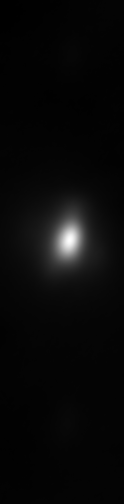
#> input picture test_roi_3.tif, 124 x 504 px
$ python translationcorr.py
#> lines starting #> are read from the running program, lines starting #| are printed output that depends on the picture
### utils.py
"""
gui.py
Author: Thomas Sutter
Description:
    GUI for the UED data analysis program
"""


"""
The goal of this script is to provide a user interface for data analysis.

"""

import numpy as np
import scipy as sci
import tifffile
import re
import os

# [40 lines left out: functions load_images_smartscan_single_fluence, grab_leading_number_from_string, not called in this run]

def find_nearest(a,a_arr,returnIndex=True):
    """
    Returns the index for which the element of the array a_arr is closest to the float a
    a_arr should be an array of floats, ints, or something numeric
    """
    index = np.abs(a_arr - a).argmin()
    return index

def nix_outliers(a_arr,sigma_range=3,never_output_empty=False):
    """
    Takes an array of values and throws away statistically unlikely outliers
    A "Dynamic Mean" and a "Dynamic Sigma" are computed
    they are just the mean and standard deviation of the values without the value in question
    The value in question is thrown away if it differs from the dynamic mean by sigmaRange many dynamic sigmas
    Note that the length of the output array is in general smaller than the length of the input array
    If neverOutputEmpty is true and the output array is empty, then nixOutliers will return [0].
    """
    b_arr = []
    for i in range(len(a_arr)):
        a_arr_temp = np.delete(a_arr,i)
        dynamic_mean = np.mean(a_arr_temp)
        dynamic_sigma = np.std(a_arr_temp)
        if abs(a_arr[i] - dynamic_mean) <= sigma_range*dynamic_sigma:
            b_arr.append(a_arr[i])
    output = np.array(b_arr)
    if output.size == 0:
        print("output is empty!")
        if never_output_empty == True:
            print("never output empty = True; thus, I am returning [0]. Beware.")
            return [0]
    return output

def pdf_mean_var(pdf):
    xbar = np.average(np.indices(pdf.shape)[0], weights = pdf)
    xsqrbar = np.average(np.indices(pdf.shape)[0]**2, weights = pdf)
    xvar = xsqrbar - xbar**2
    return xbar, xvar

def gaussian_2d(x, y, x0, y0, xalpha, yalpha, A, offset, rotAngle):
    #Translate x,y by x0,y0 for easier coordinate system x_trans,y_trans
    x_trans = x-x0
    y_trans = y-y0
    x_trans_rot = x_trans*np.cos(rotAngle)+y_trans*np.sin(rotAngle)
    y_trans_rot = y_trans*np.cos(rotAngle)-x_trans*np.sin(rotAngle) # Rotates the coordinate system to handle general beam profiles
    return A * np.exp( -0.5*(((x_trans_rot)/xalpha)**2 + ((y_trans_rot)/yalpha)**2 ) ) + offset

def erf_fit_func(x, mu, sigma, amp, offset):
    return 0.5*amp*(sci.special.erf((x-mu)/sigma) + 1) + offset

# [9 lines left out: function sgolay_2d_filter, not called in this run]

### translationcorr.py
"""
translationcorr.py
Author: Thomas Sutter
Description:
    scripts for tracking a beam with a 2D gaussian fit
"""

import numpy as np
import matplotlib.pyplot as plt
import scipy.optimize as opt
import scipy as sci
import tifffile

import utils

def determine_guess_params(z_roi,x_roi,y_roi,preliminaryScanNumber,verbose=False):
    numberOf_rows_columns = np.shape(z_roi)
    ##Scans start
    #X axis Scans:
    Z_scannedX = np.zeros([preliminaryScanNumber[0],numberOf_rows_columns[1]])
    Y_scanned = np.zeros(preliminaryScanNumber[0])
    x_maximizing = np.zeros(preliminaryScanNumber[0])
    x_weights_RiemannSums = np.zeros(preliminaryScanNumber[0])
    for i in range(preliminaryScanNumber[0]):
        row = int(numberOf_rows_columns[0]/preliminaryScanNumber[0])*i
        Z_scannedX[i,:] = z_roi[row,:]
        Y_scanned[i] = y_roi[row]
        x_maximizing[i] = x_roi[np.argmax(Z_scannedX[i,:])]
        x_weights_RiemannSums[i] = sum(Z_scannedX[i,:])

    guessVal_x = np.mean(x_maximizing)
    x_weights_RiemannSums = x_weights_RiemannSums - min(x_weights_RiemannSums) #Subtracts off the noise ideally
    if sum(x_weights_RiemannSums) > 0:
        fancy_guessVal_x = np.average(x_maximizing,weights = x_weights_RiemannSums)
    else:
        fancy_guessVal_x = 0

    if verbose == True:
        plotStack(x_roi,Y_scanned,Z_scannedX)
        plt.plot(x_maximizing,Y_scanned,np.zeros(len(x_maximizing)),'-g',linewidth=4)
        plt.plot(np.ones(len(x_maximizing))*guessVal_x,Y_scanned,np.zeros(len(x_maximizing)),'--k')
        plt.title("X scan")
        plt.xlabel("X")
        plt.ylabel("Y")
        plt.show(block=False)

    #Y axis Scans:
    Z_scannedY = np.zeros([preliminaryScanNumber[1],numberOf_rows_columns[0]])
    X_scanned = np.zeros(preliminaryScanNumber[1])
    y_maximizing = np.zeros(preliminaryScanNumber[1])
    y_weights_RiemannSums = np.zeros(preliminaryScanNumber[1])
    for i in range(preliminaryScanNumber[1]):
        row = int(numberOf_rows_columns[1]/preliminaryScanNumber[1])*i
        Z_scannedY[i,:] = z_roi[:,row]
        X_scanned[i] = x_roi[row]
        y_maximizing[i] = y_roi[np.argmax(Z_scannedY[i,:])]
        y_weights_RiemannSums[i] = sum(Z_scannedY[i,:])

    guessVal_y = np.mean(y_maximizing)
    y_weights_RiemannSums = y_weights_RiemannSums - min(y_weights_RiemannSums) #Subtracts off the noise ideally
    if sum(y_weights_RiemannSums) > 0:
        fancy_guessVal_y = np.average(y_maximizing,weights = y_weights_RiemannSums)
    else:
        fancy_guessVal_y = 0

    if verbose == True:
        plotStack(y_roi,X_scanned,Z_scannedY,swapXY = True)
        plt.plot(X_scanned,y_maximizing,np.zeros(len(y_maximizing)),'-g',linewidth=4)
        plt.plot(X_scanned,np.ones(len(y_maximizing))*guessVal_y,np.zeros(len(y_maximizing)),'--k')
        plt.title("Y scan")
        plt.xlabel("X")
        plt.ylabel("Y")
        plt.show(block=False)

    ##Scans end

    ##Scan analysis starts
    #Determine guess for sigma_x
    Y_indexClosest = utils.find_nearest(guessVal_y, y_roi) #Finds the index of the curve closest to 2D guassian peak
    NtenPercent = int(len(z_roi[Y_indexClosest,:])*0.1)+1 # 10% of the number of values in this cross-section. +1 for safety
    bottomVals = np.partition(z_roi[Y_indexClosest,:],NtenPercent)[:NtenPercent] # The smallest 10% of the cross-section plot
    topVals = np.partition(z_roi[Y_indexClosest,:],-NtenPercent)[-NtenPercent:] # The largest 10% of the cross-section plot
    bottomVals_culled = utils.nix_outliers(bottomVals,never_output_empty=True) # Throws away statistical outliers. Returns [0] if input was empty
    topVals_culled = utils.nix_outliers(topVals,never_output_empty=True) # Throws away statistical outliers
    guessVal_offset_xscan = np.mean(bottomVals_culled) # Gives the guess for the offset based on the X scans
    guessVal_amplitude_xscan = np.mean(topVals_culled) - guessVal_offset_xscan # Guess for amplitude based on the X scans

    F_x = z_roi[Y_indexClosest,:] - guessVal_offset_xscan # Subtracts away offset from the cross-section
    mean_F_x, var_F_x = utils.pdf_mean_var(F_x)
    guessVal_sigma_x = np.sqrt(var_F_x) # Gets the guess for sigma from a numerical integral

    if verbose == True:
        plt.figure()
        plt.plot(x_roi,z_roi[Y_indexClosest,:],'g--',zorder=2)
        plt.axvline(x=guessVal_x,c='blue',zorder=2,label='guessVal')
        plt.axvline(x=mean_F_x+x_roi[0],c='red',zorder=2,label='mean_F_x+X_ROI[0]')
        plt.axvline(x=fancy_guessVal_x,c='green',zorder=2,label='fancy guess')
        for i in range(len(z_roi[:,0])):
            plt.plot(x_roi,z_roi[i,:],'k-',alpha=0.3,zorder=1)
        plt.xlabel("X axis")
        plt.ylabel("Z axis")
        plt.title('X vs Z')
        plt.legend()
        plt.show(block=False)

    #Determine guess for sigma_y
    X_indexClosest = utils.find_nearest(guessVal_x, x_roi) # Finds the index of the curve closest to 2D guassian peak
    NtenPercent = int(len(z_roi[:,X_indexClosest])*0.1)+1 # 10% of the number of values in this cross-section. +1 for safety
    bottomVals = np.partition(z_roi[:,X_indexClosest],NtenPercent)[:NtenPercent] # The smallest 10% of the cross-section plot
    topVals = np.partition(z_roi[:,X_indexClosest],-NtenPercent)[-NtenPercent:] # The largest 10% of the cross-section plot
    bottomVals_culled = utils.nix_outliers(bottomVals,never_output_empty=True) # Throws away statistical outliers. Returns [0] if input was empty
    topVals_culled = utils.nix_outliers(topVals,never_output_empty=True) # Throws away statistical outliers
    guessVal_offset_yscan = np.mean(bottomVals_culled) # Gives the guess for the offset based on the Y scans
    guessVal_amplitude_yscan = np.mean(topVals_culled) - guessVal_offset_yscan #guess for amplitude based on the Y scans

    F_y = z_roi[:,X_indexClosest] - guessVal_offset_yscan # Subtracts away offset from the cross-section
    mean_F_y, var_F_y = utils.pdf_mean_var(F_y)
    guessVal_sigma_y = np.sqrt(var_F_y) # Gets the guess for sigma from a numerical integral

    if verbose == True:
        plt.figure()
        plt.plot(y_roi,z_roi[:,X_indexClosest],'g--',zorder=2)
        plt.axvline(x=guessVal_y,c='blue',zorder=2,label='guessVal')
        plt.axvline(x=mean_F_y+y_roi[0],c='red',zorder=2,label='mean_F_x+X_ROI[0]')
        plt.axvline(x=fancy_guessVal_y,c='green',zorder=2,label='fancy guess')
        for i in range(len(z_roi[0,:])):
            plt.plot(y_roi,z_roi[:,i],'k-',alpha=0.3,zorder=1)
        plt.xlabel("Y axis")
        plt.ylabel("Z axis")
        plt.title('Y vs Z')
        plt.legend()
        plt.show(block=False)


    #Takes the average value from the two scans to determine the guess for offset and amplitude
    guessVal_offset = 0.5*(guessVal_offset_xscan + guessVal_offset_yscan)
    guessVal_amplitude = 0.5*(guessVal_amplitude_xscan + guessVal_amplitude_yscan)
    ##Scan analysis ends

    # There are three options for the guess vals here. This one seems like it might be the best
    # ~ guessVal_x = mean_F_x + X_ROI[0]
    # ~ guessVal_y = mean_F_y + Y_ROI[0]
    # in this application, i'm going with the fancy guess val
    guessVal_x = fancy_guessVal_x
    guessVal_y = fancy_guessVal_y


    # The zero at the end of the return is the guess angle, it is always zero for this method
    return guessVal_x, guessVal_y, guessVal_sigma_x, guessVal_sigma_y, guessVal_amplitude, guessVal_offset, 0

def _gaussian(m_arr, *args):
    x, y = m_arr
    arr = np.zeros(x.shape)
    arr += utils.gaussian_2d(x, y, *args)
    return arr

def fit_image_to_gaussian(pixel_data, preliminary_scan_number = [20,20], return_guess_params = False,
                          verbose = False, prevfit = [], return_figs = False, cmap = 'plasma'):

    # For best functionality, the preliminary scan number along an axis should be less than or equal to
    # the width in pixels along that axis in the reference image.

    h, w = np.shape(pixel_data) # Determine the height and width of the image to be fit
    x_roi = np.arange(0,w,1)
    y_roi = np.arange(0,h,1)

    if verbose == True:
        print("w = " + str(w),"h = " + str(h))

    #preliminaryScanNumber: array in form [x axis value, y axis value] that specifies the number of
    #scans on each axis that will be performed.
    #These scans serve the purpose of finding good guess values for the 2D Gaussian fit

    if (len(prevfit) == 0) or (return_guess_params == True):
        guess_prms = determine_guess_params(pixel_data,x_roi,y_roi,preliminary_scan_number,verbose=verbose)
    else:
        guess_prms = prevFit

    # Initial guesses to the fit parameters.
    #guess_prms = (guessVal_x, guessVal_y, guessVal_sigma_x, guessVal_sigma_y, guessVal_amplitude, guessVal_offset, guessVal_rotAngle)
    #guess_prms = (guessVal_x, guessVal_y, guessVal_sigma_x, guessVal_sigma_y, guessVal_amplitude, guessVal_offset, guessVal_rotAngle)
    # Hard physical and mathematical boundaries on the fit parameters

    if pixel_data.dtype == np.uint8:
        bounds_prms = ([0,0,0,0,0,0,-np.pi/2],[w,h,np.inf,np.inf,2**8,2**8,np.pi/2])
    if pixel_data.dtype == np.uint16:
        bounds_prms = ([0,0,0,0,0,0,-np.pi/2],[w,h,np.inf,np.inf,2**16,2**16,np.pi/2])
    if pixel_data.dtype == np.float32:
        bounds_prms = ([0,0,0,0,-2**32,-2**32,-np.pi/2],[w,h,np.inf,np.inf,2**32,2**32,np.pi/2])
    if pixel_data.dtype == np.float64:
        bounds_prms = ([0,0,0,0,-2**64,-2**64,-np.pi/2],[w,h,np.inf,np.inf,2**64,2**64,np.pi/2])


    # The two-dimensional domain of the fit.
    x_mesh, y_mesh = np.meshgrid(x_roi, y_roi)

    # Plot the 3D figure of the fitted function and the residuals.
    if verbose == True:
        fig = plt.figure()
        ax = plt.axes(projection='3d')
        ax.plot_surface(x_mesh, y_mesh, pixel_data, cmap=cmap)
        ax.set_zlim(0,np.max(pixel_data)+2)


    if return_guess_params == True:
        return *guess_prms, np.inf

    if verbose == True:
        print("guess (x0,y0,sigma_x,sigma_y,amplitude,offset):")
        print(guess_prms)
        print("bounds")
        print(bounds_prms)

    # We need to ravel the meshgrids of X, Y points to a pair of 1-D arrays.
    xdata = np.vstack((x_mesh.ravel(), y_mesh.ravel()))
    # Do the fit, using our custom _gaussian function which understands our
    # flattened (ravelled) ordering of the data points.

    # Computes the best fit parameters, but the values are in terms of the rotated coordinate system
    popt, pcov = opt.curve_fit(_gaussian, xdata, pixel_data.ravel(), guess_prms,  bounds = bounds_prms)

    fit = np.zeros(pixel_data.shape)
    fit += utils.gaussian_2d(x_mesh, y_mesh, *popt)
    rms = np.sqrt(np.mean((pixel_data - fit)**2))

    if verbose == True:
        print("popt")
        print(popt)
        print('RMS residual =', rms)
        # Plot the 3D figure of the fitted function and the residuals.
        fig = plt.figure()
        ax = plt.axes(projection='3d')
        #ax.plot_surface(X, Y, Z, cmap='plasma')
        ax.plot_surface(x_mesh, y_mesh, fit, cmap='plasma')
        ax.set_zlim(0,np.max(pixel_data)+2)
        cset = ax.contourf(x_mesh, y_mesh, fit, zdir='z', offset=-4, cmap='plasma')
        #ax.set_zlim(-4,np.max(fit))
        plt.show()
        # Plot the test data as a 2D image and the fit as overlaid contours.
        fig = plt.figure()
        ax = fig.add_subplot(111)
        ax.imshow(pixel_data, origin='lower', cmap='plasma',
                  extent=(x_roi.min(), x_roi.max(), y_roi.min(), y_roi.max()),zorder=1)
        #levels = [np.exp(-0.5)*popt[4],np.exp(-2)*popt[4],np.exp(-9/2)*popt[4]]
        #print(popt[4])
        ax.contour(x_mesh, y_mesh, fit, colors='w',levels = [popt[5]+np.exp(-4.5)*popt[4],popt[5]+np.exp(-2)*popt[4],popt[5]+np.exp(-1/2)*popt[4]],zorder=2)
        #Draw annotation lines that indicate contour lengths. 1, 2, & 3 sigma contours are shown for the gaussian
        startX = popt[0]
        startY = popt[1]
        sigmaEffective = np.sqrt((popt[2]**2+popt[3]**2)/2)
        for j in range(3):
            angle = j*np.radians(120)-np.radians(90)
            diffX = np.cos(angle)*sigmaEffective*(j+1)
            diffY = np.sin(angle)*sigmaEffective*(j+1)
            ax.annotate("", xy=(startX+0.5*diffX, startY+0.5*diffY), xytext=(startX+diffX, startY+diffY),arrowprops=dict(arrowstyle="-"),zorder=3)
            ax.annotate(str(j+1) + r"$\sigma_{rms}$", xy=(startX, startY), \
                        xytext=(startX+0.4*diffX, startY+0.4*diffY),arrowprops=dict(arrowstyle='-'), \
                        zorder=3,horizontalalignment="center")
        ax.scatter(startX,startY,marker='+',s=100,c='green',zorder=4)
        #print(popt)
        #plt.xlim([-3*sigmaEffective+startX,3*sigmaEffective+startX])
        #plt.ylim([-3*sigmaEffective+startY,3*sigmaEffective+startY])
        plt.show()

    if return_figs == True:
        # Plot the test data as a 2D image and the fit as overlaid contours.
        fig = plt.figure()
        ax = fig.add_subplot(111)
        ax.imshow(pixel_data, origin='lower', cmap='plasma')
                  # ~ extent=(x_roi.min(), y_roi.max(), y_roi.min(), y_roi.max()),zorder=1)
        #levels = [np.exp(-0.5)*popt[4],np.exp(-2)*popt[4],np.exp(-9/2)*popt[4]]
        #print(popt[4])
        ax.contour(x_mesh, y_mesh, fit, colors='w',levels = [popt[5]+np.exp(-4.5)*popt[4],popt[5]+np.exp(-2)*popt[4],popt[5]+np.exp(-1/2)*popt[4]],zorder=2)
        #Draw annotation lines that indicate contour lengths. 1, 2, & 3 sigma contours are shown for the gaussian
        startX = popt[0]
        startY = popt[1]
        sigmaEffective = np.sqrt((popt[2]**2+popt[3]**2)/2)
        for j in range(3):
            angle = j*np.radians(120)-np.radians(90)
            diffX = np.cos(angle)*sigmaEffective*(j+1)
            diffY = np.sin(angle)*sigmaEffective*(j+1)
            ax.annotate("", xy=(startX+0.5*diffX, startY+0.5*diffY), xytext=(startX+diffX, startY+diffY),arrowprops=dict(arrowstyle="-"),zorder=3)
            ax.annotate(str(j+1) + r"$\sigma_{rms}$", xy=(startX, startY), \
                        xytext=(startX+0.4*diffX, startY+0.4*diffY),arrowprops=dict(arrowstyle='-'), \
                        zorder=3,horizontalalignment="center")
        ax.scatter(startX,startY,marker='+',s=100,c='green',zorder=4)

        return fig, ax, popt, rms, guess_prms
    else:
        # Returns the fit parameters and the badness of fit
        return popt, rms, guess_prms

# [15 lines left out: function plotStack, not called in this run]


if __name__ == '__main__':
    image = tifffile.imread(r"test_roi_3.tif")
#> image is the input picture: shape (504, 124) float32; min 659, max 31983.1, mean 1803.3
    fit_image_to_gaussian(image, verbose = False, return_figs = True)
#> after the loop in determine_guess_params, `for i in range(preliminaryScanNumber[0]):`:
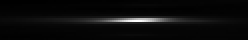
#> Z_scannedX: shape (20, 124) float64 (shown 2 times larger); min 730.2, max 24071.3, mean 1799.7; drawn with min black and max white
#> after the loop in determine_guess_params, `for i in range(preliminaryScanNumber[0]):`: Y_scanned = 20 values from 0 to 475; x_maximizing = 20 values, max 123 at index 4, min 40 at index 5, mean 75.85; x_weights_RiemannSums = 20 values, max 867562.7 at index 10, min 115656.6 at index 4, mean 223161
#> in determine_guess_params, `guessVal_x = np.mean(x_maximizing)`: guessVal_x = 75.85
#> in determine_guess_params, `x_weights_RiemannSums = x_weights_RiemannSums - min(x_weights_RiemannS..`: x_weights_RiemannSums = 20 values, max 751906.1 at index 10, min 0 at index 4, mean 107504.4
#> in determine_guess_params, `fancy_guessVal_x = np.average(x_maximizing,weights = x_weights_Riemann..`: fancy_guessVal_x = 68.93
#> after the loop in determine_guess_params, `for i in range(preliminaryScanNumber[1]):`:
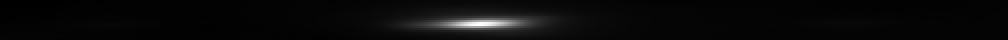
#> Z_scannedY: shape (20, 504) float64 (shown 2 times larger); min 663.2, max 30427.7, mean 1821; drawn with min black and max white
#> after the loop in determine_guess_params, `for i in range(preliminaryScanNumber[1]):`: X_scanned = 20 values from 0 to 114; y_maximizing = 20 values, max 258 at index 19, min 234 at index 1, mean 243.2; y_weights_RiemannSums = 20 values, max 1740132.8 at index 12, min 559676 at index 0, mean 917778.9
#> in determine_guess_params, `guessVal_y = np.mean(y_maximizing)`: guessVal_y = 243.2
#> (the rest of the program and of its run is left out)
